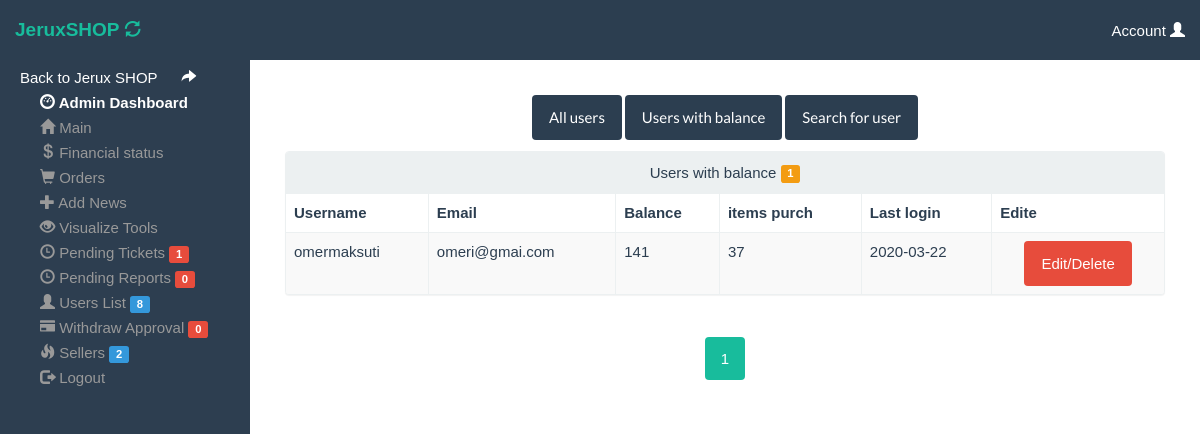
The app's page /admin/usersb.php (signed in) with its own data.
### tables this page shows
CREATE TABLE `users` (
  `id` int(11) NOT NULL,
  `username` varchar(255) NOT NULL,
  `password` varchar(255) NOT NULL,
  `email` varchar(255) NOT NULL,
  `balance` int(11) DEFAULT 0,
  `ipurchassed` text DEFAULT NULL,
  `ip` text DEFAULT NULL,
  `lastlogin` date DEFAULT NULL,
  `datereg` date DEFAULT NULL,
  `resseller` int(11) NOT NULL,
  `img` text DEFAULT NULL,
  `testemail` varchar(255) DEFAULT NULL,
  `resetpin` int(11) NOT NULL DEFAULT 0
);

### admin/usersb.php (the view, shortened to what this page needs)
<?php
include "header.php";
echo "<h5><center>
<a href='Users.html' class='btn label-primary'><font color='white'>All users</font></a>
<a href='UsersBalance.html' class='btn label-primary'><font color='white'>Users with balance</font></a>
<a href='SearchUser.html' class='btn label-primary'><font color='white'>Search for user</font></a>
</center></h5>";
  $q = mysqli_query($dbcon, "SELECT * FROM users  WHERE balance !='0'")or die("error");
  $t = mysqli_num_rows($q);
  global $t,$q;
if(!isset($_GET['page'])){
  $page = 1;
  $ka = $page;
}else{
  $page = intval($_GET['page']);
  $ka = $page;
}
$qq = mysqli_query($dbcon, "SELECT * FROM users WHERE balance !='0'")or die("error");
$record_at_page = 20;
$record_count = mysqli_num_rows($qq);
$pages_count = (int)ceil($record_count / $record_at_page);
if($page > $pages_count || $page = 0){
}else{
  $start = ($ka - 1) * $record_at_page ;
  $end = $record_at_page ;
}
if($record_count != 0){
  $qq = mysqli_query($dbcon, "SELECT * FROM users WHERE balance !='0' ORDER BY balance desc LIMIT $start,$end")or die("error");
echo '
    <div class="">
        <div class="panel panel-default">
            <div class="panel-heading no-collapse"><center>Users with balance <span class="label label-warning">'.$t.'</span></div>
            <table class="table table-bordered table-striped">
              <thead>
                <tr>
                  <th>Username</th>
                  <th>Email</th>
                  <th>Balance</th>
                  <th>items purch</th>
                  <th>Last login</th>
                  <th>Edite</th>
                </tr>
              </thead>
              <tbody>';
  while($row = mysqli_fetch_assoc($qq)){
              echo '<tr>
                  <td>'.$row['username'].'</td>
                  <td>'.$row['email'].'</td>
                  <td>'.$row['balance'].'</td>
                  <td>'.$row['ipurchassed'].'</td>
                  <td>'.$row['lastlogin'].'</td>
                  <td>
          <a href="user.php?id='.$row['id'].'"><center><span class="btn label-danger"><font color="white">Edit/Delete</font></center></span></a>
      </td>
                  </tr>';
  }
                  echo '
              </tbody>
            </table>
        </div>
    </div>';
}
?>
<center>
<nav>
  <ul class="pagination">
    <?php
      for($i=1;$i<=$pages_count;$i++){
  if($page == $i){
     echo $page;
  }else{
    echo '<li><a href="usersb.php?page='.$i.'">'.$i.'</a></li>';
  }
}
    ?>
</ul>
</nav>
</center>

### records on screen
users: username "omermaksuti", email "omeri@gmai.com", balance "141", ipurchassed "37", lastlogin "2020-03-22"

### other values on screen
$r11 "1"
$r11 "0"
$r11 "8"
$r11 "2"
$t "1"
